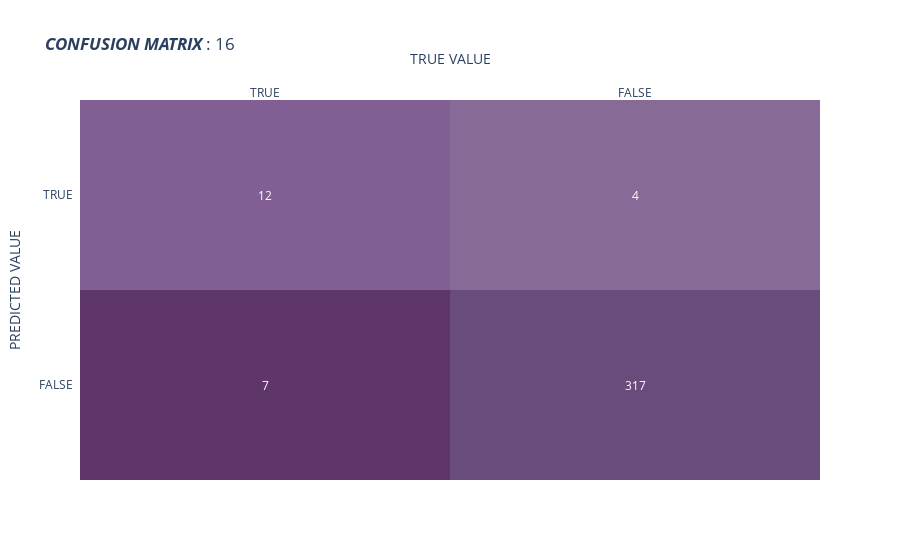

Notebook code for this chart:
### Code cell
plot_confusion_mesh(mesh, class_name)

### Figure 1 — Plotly figure (JSON) as saved in the notebook; plotly's stock layout.template omitted (floating-point values rounded to 4 significant figures)
{"data": [{"colorscale": [[0, "#876a96"], [0.009585, "#5e366a"], [0.02556, "#815e94"], [1, "#694b7c"]], "hoverinfo": "text", "reversescale": false, "showscale": false, "text": [["FALSE NEGATIVES", "TRUE NEGATIVES"], ["TRUE POSITIVES", "FALSE POSITIVES"]], "type": "heatmap", "x": ["TRUE", "FALSE"], "y": ["TRUE", "FALSE"], "z": [[12, 4], [7, 317]]}], "layout": {"annotations": [{"font": {"color": "#FFFFFF"}, "showarrow": false, "text": "12", "x": "TRUE", "xref": "x", "y": "TRUE", "yref": "y"}, {"font": {"color": "#FFFFFF"}, "showarrow": false, "text": "4", "x": "FALSE", "xref": "x", "y": "TRUE", "yref": "y"}, {"font": {"color": "#FFFFFF"}, "showarrow": false, "text": "7", "x": "TRUE", "xref": "x", "y": "FALSE", "yref": "y"}, {"font": {"color": "#FFFFFF"}, "showarrow": false, "text": "317", "x": "FALSE", "xref": "x", "y": "FALSE", "yref": "y"}], "title": {"text": "<i><b>CONFUSION MATRIX</b></i> : 16"}, "xaxis": {"dtick": 1, "gridcolor": "rgb(0, 0, 0)", "side": "top", "ticks": "", "title": {"text": "TRUE VALUE"}}, "yaxis": {"categoryorder": "category ascending", "dtick": 1, "ticks": "", "ticksuffix": "  ", "title": {"text": "PREDICTED VALUE"}}}}
